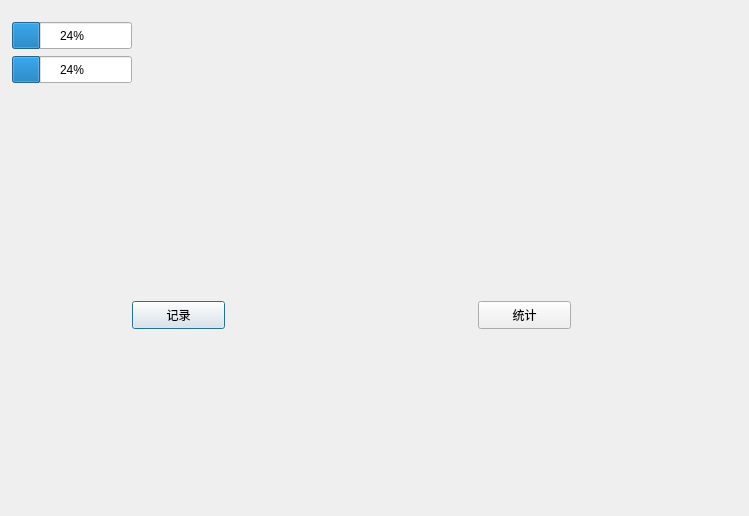
<?xml version="1.0" encoding="UTF-8"?>
<ui version="4.0">
 <class>Sports</class>
 <widget class="QDialog" name="Sports">
  <property name="geometry">
   <rect>
    <x>0</x>
    <y>0</y>
    <width>749</width>
    <height>516</height>
   </rect>
  </property>
  <property name="windowTitle">
   <string>运动管理</string>
  </property>
  <widget class="QPushButton" name="btnRecord">
   <property name="geometry">
    <rect>
     <x>132</x>
     <y>301</y>
     <width>93</width>
     <height>28</height>
    </rect>
   </property>
   <property name="text">
    <string>记录</string>
   </property>
  </widget>
  <widget class="QPushButton" name="btnStats">
   <property name="geometry">
    <rect>
     <x>478</x>
     <y>301</y>
     <width>93</width>
     <height>28</height>
    </rect>
   </property>
   <property name="text">
    <string>统计</string>
   </property>
  </widget>
  <widget class="QProgressBar" name="progressDistance">
   <property name="geometry">
    <rect>
     <x>12</x>
     <y>22</y>
     <width>120</width>
     <height>27</height>
    </rect>
   </property>
   <property name="value">
    <number>24</number>
   </property>
  </widget>
  <widget class="QProgressBar" name="progressCount">
   <property name="geometry">
    <rect>
     <x>12</x>
     <y>56</y>
     <width>120</width>
     <height>27</height>
    </rect>
   </property>
   <property name="value">
    <number>24</number>
   </property>
  </widget>
 </widget>
 <resources/>
 <connections/>
</ui>
